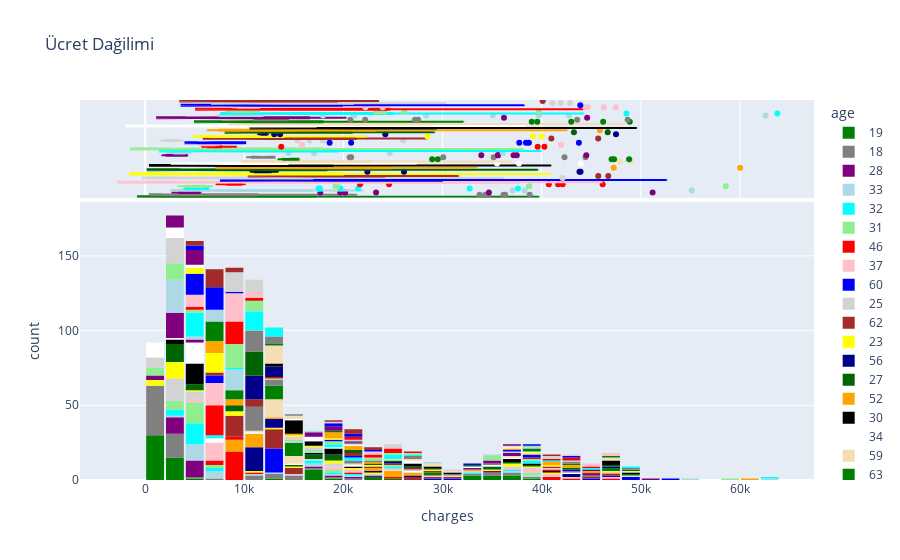

Notebook code cell kept with this figure:
### Code cell
fig = px.histogram(
    medical_cf,
    x='charges',
    marginal='box',
    color='age',
    color_discrete_sequence=['green', 'gray', 'purple', 'lightblue', 'cyan', 'lightgreen', 'red', 'pink', 'blue', 'lightgray', 'brown', 'yellow', 'darkblue','darkgreen','orange','black','white','wheat'],
    title = 'Ücret Dağilimi'
)
fig.update_layout(bargap=0.1)
fig.show()
